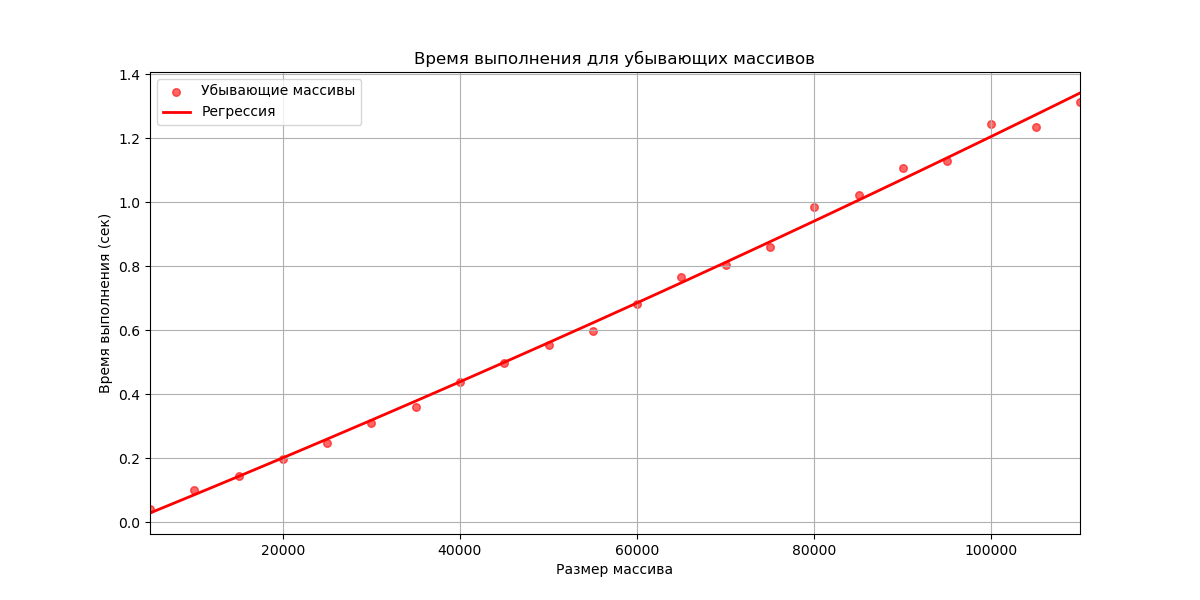

This figure's Python source:
import numpy as np
import matplotlib.pyplot as plt
from sklearn.preprocessing import PolynomialFeatures
from sklearn.linear_model import LinearRegression
import time

def shell_sort(arr):
    n = len(arr)
    gap = 1
    while gap < n // 2:
        gap *= 2

    while gap > 0:
        for i in range(gap, n):
            temp = arr[i]
            j = i
            while j >= gap and arr[j - gap] > temp:
                arr[j] = arr[j - gap]
                j -= gap
            arr[j] = temp
        gap //= 2 

    return arr

def generate_descending_array(size):
    return np.arange(size, 0, -1)

np.random.seed(42)

sizes = np.arange(5000, 110001, 5000)

times_descending = []

for size in sizes:
    arr_descending = generate_descending_array(size)
    start_time = time.time() 
    shell_sort(arr_descending)  
    end_time = time.time()   
    times_descending.append(end_time - start_time)
    print(size, end_time - start_time) 

poly = PolynomialFeatures(degree=2)
N_b_poly_descending = poly.fit_transform(sizes.reshape(-1, 1))
model_descending = LinearRegression()
model_descending.fit(N_b_poly_descending, times_descending)
y_predict_descending = model_descending.predict(N_b_poly_descending)

plt.figure(figsize=(12,6)) 
plt.scatter(sizes, times_descending, label='Убывающие массивы', color='red', alpha=0.6, s=30) 
plt.plot(sizes, y_predict_descending, label='Регрессия', color='red', linewidth=2) 
plt.title('Время выполнения для убывающих массивов') 
plt.xlabel('Размер массива') 
plt.ylabel('Время выполнения (сек)') 
plt.xlim(5000, 110000)  
plt.grid() 
plt.legend() 
plt.show()
